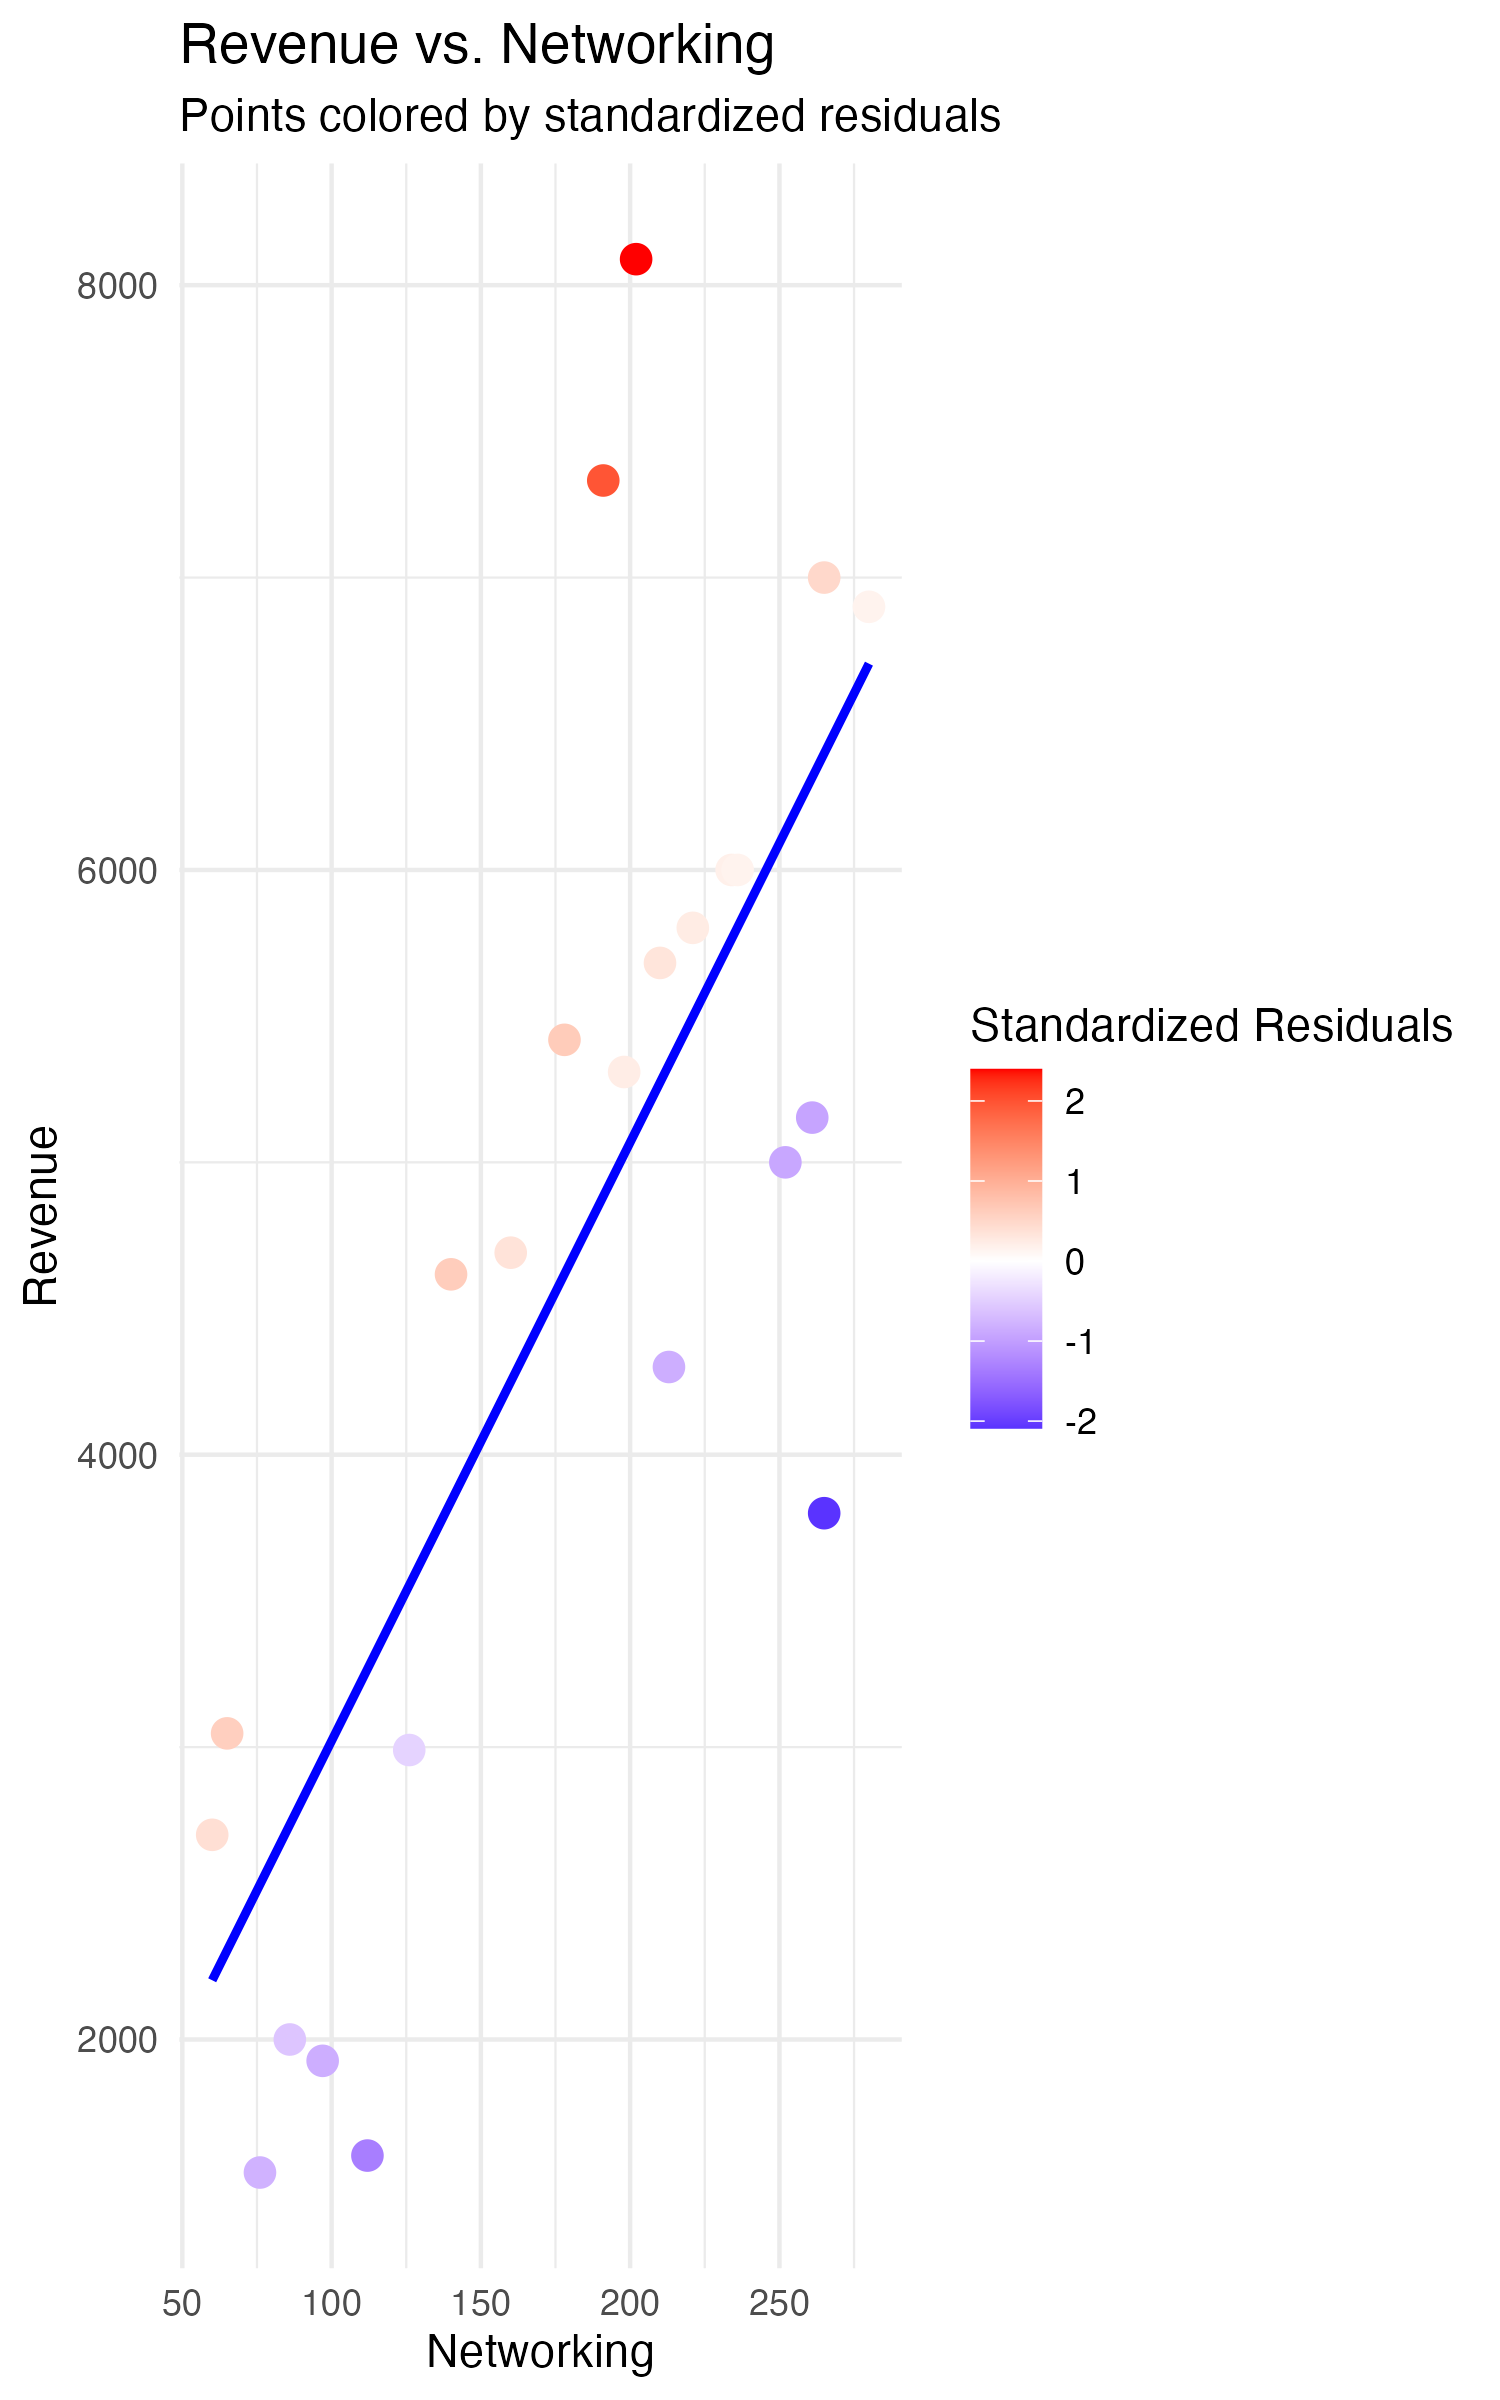

Write R code to recreate this figure.
rm(list = ls())
library(tidyverse)
library(dplyr)
library(ggtext)
library(scales)

#detach("package:MASS", unload = TRUE)

setwd("/Users/takayukitamura/Documents/R_Computing/monthly_rev")
rev <- read.csv("rev.csv", 
                sep = ",", header = TRUE, stringsAsFactors = FALSE) #%>% 
  # rename(cat_1 = cat.1, cat_2 = cat.2)

sapply(rev, class)
colnames(rev)

# rev <- rev %>% 
#  select(-networking)

# Remove commas and convert the column to numeric
# rev$revenue <- as.numeric(gsub(",", "", rev$revenue))

# write_csv(rev, "rev.csv")

#rev$revenue <- as.integer(rev$revenue)

print(rev)

rev <- rev %>% 
  mutate(networking = cat_1 + cat_2) 

ggplot(rev, aes(x = networking, y = revenue)) +
  geom_point() +
  geom_smooth(se = TRUE, method = "lm" )


# ggplot(rev, aes(x = networking, y = revenue)) +
#   geom_boxplot()

model <- lm(revenue~networking, rev)
lm(model)
summary(model)

predict(model, data.frame(networking = c(275, 300, 350)))

# print(rev_network)
# colnames(rev_network)
# 
# rev_variable <- rev_network %>% 
#   filter(month > "2022-05-01")

rev %>% 
  ggplot(aes(x = networking, y=revenue)) +
  geom_point() +
  geom_smooth(method = "lm")+
  labs(title = "The correlation between my networking and mothly revenue<br> is consistently high",
       x = "network",
       y = "revenue") +
  theme_classic() +
  theme(
    plot.title.position = "plot",
        plot.title = element_markdown())

ggsave("my_network_vs_revenue.png")
    



month <- month %>% 
  select(month, network, revenue)

monthly <- rev %>% 
  mutate(
    residuals = residuals(model),
    std_redisuals = residuals/sd(residuals(model))
  )

ggplot(monthly, aes(x = networking, y = revenue)) +
  geom_point(aes(color = std_redisuals), size = 3) +
  geom_smooth(method = "lm", se = FALSE, color = "blue") +
  scale_color_gradient2(low = "blue", mid = "white", high = "red", midpoint = 0) +
  theme_minimal() +
  labs(
    title = "Revenue vs. Networking",
    subtitle = "Points colored by standardized residuals",
    x = "Networking",
    y = "Revenue",
    color = "Standardized Residuals"
  )

ggsave("monthly_revenue_network.png", height = 8, width = 5)

